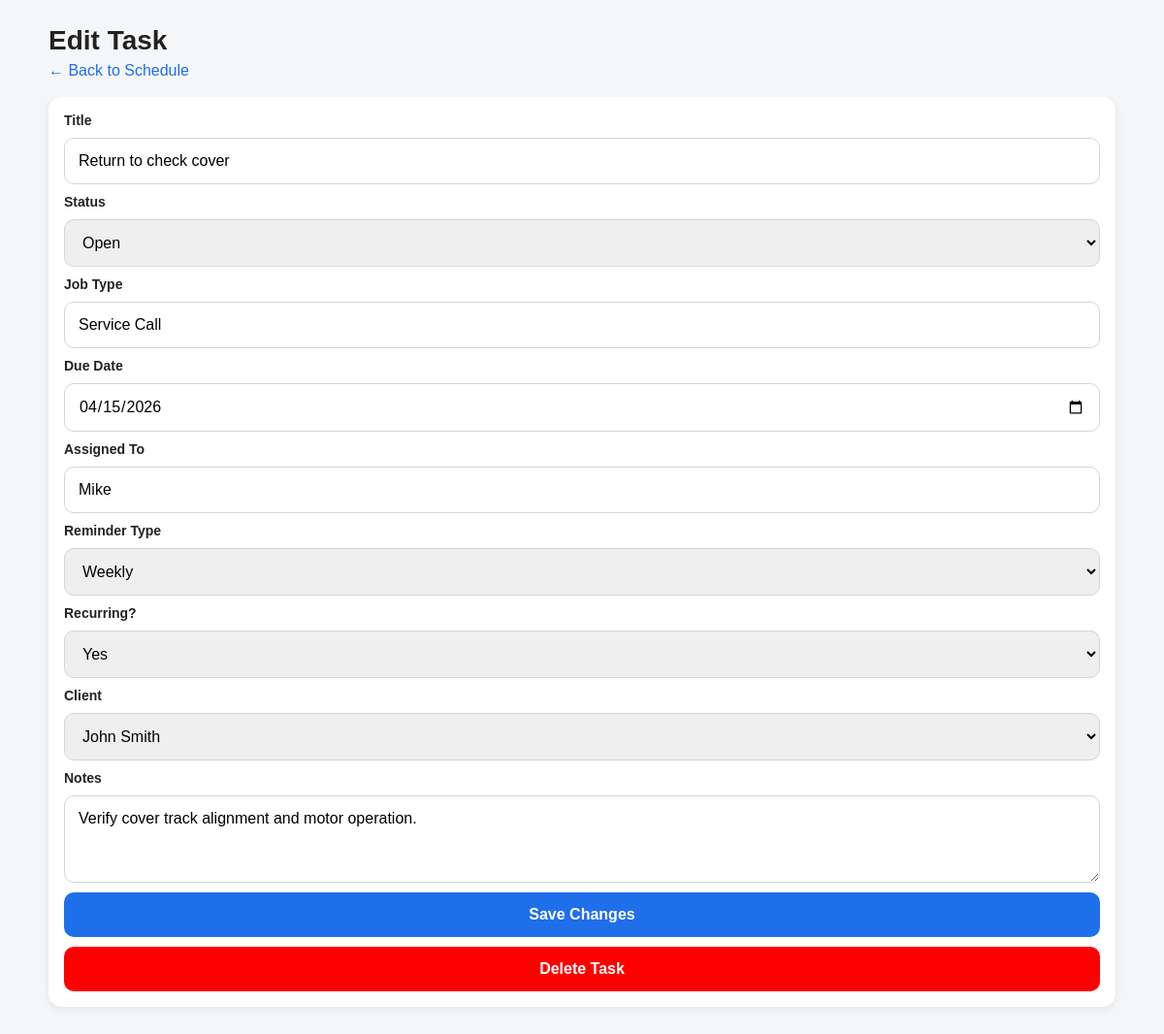
The app's page /tasks/1/edit with its own data.
### app/models.py (models this page shows)
class Task(Base):
    __tablename__ = "tasks"
    id = Column(Integer, primary_key=True)
    title = Column(String, nullable=False)
    status = Column(String, default="open")
    job_type = Column(String, default="")
    due_date = Column(String, default="")
    notes = Column(Text, default="")
    assigned_to = Column(String, default="")
    reminder_type = Column(String, default="")
    is_recurring = Column(Boolean, default=False)
    client_id = Column(Integer, ForeignKey("clients.id"), nullable=True)
    client = relationship("Client", back_populates="tasks")

class Client(Base):
    __tablename__ = "clients"
    id = Column(Integer, primary_key=True)
    name = Column(String, nullable=False)
    phone = Column(String, default="")
    email = Column(String, default="")
    properties = relationship(
        "Property",
        back_populates="client",
        cascade="all, delete-orphan"
    )
    tasks = relationship(
        "Task",
        back_populates="client",
        cascade="all, delete-orphan"
    )

### app/main.py (the view)
@app.get("/tasks/{task_id}/edit", response_class=HTMLResponse)
def edit_task_page(request: Request, task_id: int):
    db = SessionLocal()
    task = (
        db.query(Task)
        .options(joinedload(Task.client))
        .filter(Task.id == task_id)
        .first()
    )
    if not task:
        raise HTTPException(status_code=404, detail="Task not found")
    clients = db.query(Client).order_by(Client.name.asc()).all()
    return templates.TemplateResponse(
        request,
        "task_edit.html",
        {
            "request": request,
            "task": task,
            "clients": clients,
        },
    )

### app/templates/task_edit.html (shortened to what this page needs)
<!DOCTYPE html>
<html>
<head>
    <link rel="stylesheet" href="/static/styles.css?v=30">
</head>
<body>
    <div class="page">
        <header class="topbar">
            <h1>Edit Task</h1>
            <p><a href="/schedule">← Back to Schedule</a></p>
        </header>
        <section class="card">
            <form method="post" action="/tasks/{{ task.id }}/edit" class="form-stack">
                <label>Title</label>
                <input type="text" name="title" value="{{ task.title }}" required>
                <label>Status</label>
                <select name="status">
                    <option value="open" {% if task.status == "open" %}selected{% endif %}>Open</option>
                </select>
                <label>Job Type</label>
                <input type="text" name="job_type" value="{{ task.job_type }}">
                <label>Due Date</label>
                <input type="date" name="due_date" value="{{ task.due_date }}">
                <label>Assigned To</label>
                <input type="text" name="assigned_to" value="{{ task.assigned_to }}">
                <label>Reminder Type</label>
                <select name="reminder_type">
                    <option value="weekly" {% if task.reminder_type == "weekly" %}selected{% endif %}>Weekly</option>
                </select>
                <label>Recurring?</label>
                <select name="is_recurring">
                    <option value="true" {% if task.is_recurring %}selected{% endif %}>Yes</option>
                </select>
                <label>Client</label>
                <select name="client_id">
                    {% for c in clients %}
                        <option value="{{ c.id }}" {% if task.client_id == c.id %}selected{% endif %}>
                            {{ c.name }}
                        </option>
                    {% endfor %}
                </select>
                <label>Notes</label>
                <textarea name="notes">{{ task.notes }}</textarea>
                <button type="submit">Save Changes</button>
            </form>
            <form method="post" action="/tasks/{{ task.id }}/delete">
                <button type="submit" style="background:red; margin-top:10px;">Delete Task</button>
            </form>
        </section>
    </div>
</body>
</html>

### app/static/styles.css (style rules this page uses)
body { font-family: Arial, sans-serif; margin: 0; background: #f4f6f8; color: #222; }
.page { max-width: 1100px; margin: 0 auto; padding: 16px; padding-bottom: 90px; }
.topbar { position: sticky; top: 0; background: #f4f6f8; padding: 10px 0 14px 0; z-index: 20; }
.topbar h1 { margin: 0 0 6px 0; font-size: 28px; }
.topbar p { margin: 4px 0; color: #555; }
.card { background: white; border-radius: 14px; padding: 16px; box-shadow: 0 2px 10px rgba(0,0,0,0.08); }
.form-stack { display: flex; flex-direction: column; gap: 10px; }
label { font-weight: 600; font-size: 14px; }
input, select, textarea, button { font: inherit; padding: 14px; border-radius: 10px; border: 1px solid #cfd6dd; width: 100%; box-sizing: border-box; }
textarea { min-height: 90px; resize: vertical; }
button { cursor: pointer; border: none; background: #1f6feb; color: white; font-weight: 700; }
.button-link, a { color: #1f6feb; text-decoration: none; }

### records on screen
Task: title "Return to check cover", status "Open", job_type "Service Call", due_date "04/15/2026", assigned_to "Mike", reminder_type "Weekly", is_recurring "Yes", client_id "John Smith", notes "Verify cover track alignment and motor operation."
